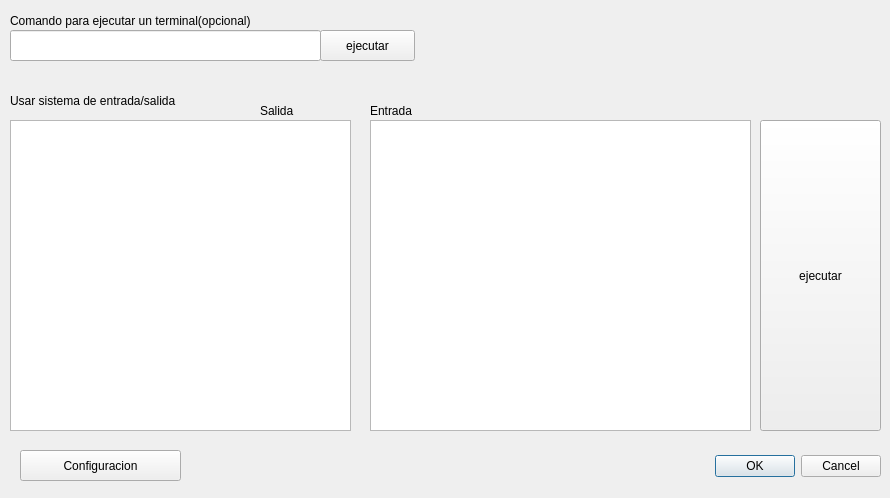
<?xml version="1.0" encoding="UTF-8"?>
<ui version="4.0">
 <class>ejecutor</class>
 <widget class="QDialog" name="ejecutor">
  <property name="geometry">
   <rect>
    <x>0</x>
    <y>0</y>
    <width>890</width>
    <height>498</height>
   </rect>
  </property>
  <property name="focusPolicy">
   <enum>Qt::NoFocus</enum>
  </property>
  <property name="windowTitle">
   <string>Ejecutar archivo</string>
  </property>
  <widget class="QDialogButtonBox" name="buttonBox">
   <property name="geometry">
    <rect>
     <x>690</x>
     <y>450</y>
     <width>191</width>
     <height>32</height>
    </rect>
   </property>
   <property name="orientation">
    <enum>Qt::Horizontal</enum>
   </property>
   <property name="standardButtons">
    <set>QDialogButtonBox::Cancel|QDialogButtonBox::Ok</set>
   </property>
  </widget>
  <widget class="QLineEdit" name="lineEdit">
   <property name="geometry">
    <rect>
     <x>10</x>
     <y>30</y>
     <width>311</width>
     <height>31</height>
    </rect>
   </property>
  </widget>
  <widget class="QLabel" name="label">
   <property name="geometry">
    <rect>
     <x>10</x>
     <y>10</y>
     <width>301</width>
     <height>21</height>
    </rect>
   </property>
   <property name="text">
    <string>Comando para ejecutar un terminal(opcional)</string>
   </property>
  </widget>
  <widget class="QPushButton" name="pushButton">
   <property name="geometry">
    <rect>
     <x>320</x>
     <y>30</y>
     <width>95</width>
     <height>31</height>
    </rect>
   </property>
   <property name="text">
    <string>ejecutar</string>
   </property>
  </widget>
  <widget class="QLabel" name="label_2">
   <property name="geometry">
    <rect>
     <x>10</x>
     <y>90</y>
     <width>211</width>
     <height>21</height>
    </rect>
   </property>
   <property name="text">
    <string>Usar sistema de entrada/salida</string>
   </property>
  </widget>
  <widget class="QTextEdit" name="textEdit">
   <property name="geometry">
    <rect>
     <x>10</x>
     <y>120</y>
     <width>341</width>
     <height>311</height>
    </rect>
   </property>
  </widget>
  <widget class="QLabel" name="label_3">
   <property name="geometry">
    <rect>
     <x>260</x>
     <y>100</y>
     <width>51</width>
     <height>21</height>
    </rect>
   </property>
   <property name="text">
    <string>Salida</string>
   </property>
  </widget>
  <widget class="QPlainTextEdit" name="plainTextEdit">
   <property name="geometry">
    <rect>
     <x>370</x>
     <y>120</y>
     <width>381</width>
     <height>311</height>
    </rect>
   </property>
  </widget>
  <widget class="QLabel" name="label_4">
   <property name="geometry">
    <rect>
     <x>370</x>
     <y>100</y>
     <width>61</width>
     <height>21</height>
    </rect>
   </property>
   <property name="text">
    <string>Entrada</string>
   </property>
  </widget>
  <widget class="QPushButton" name="pushButton_2">
   <property name="geometry">
    <rect>
     <x>760</x>
     <y>120</y>
     <width>121</width>
     <height>311</height>
    </rect>
   </property>
   <property name="text">
    <string>ejecutar</string>
   </property>
  </widget>
  <widget class="QPushButton" name="pushButton_4">
   <property name="geometry">
    <rect>
     <x>20</x>
     <y>450</y>
     <width>161</width>
     <height>31</height>
    </rect>
   </property>
   <property name="text">
    <string>Configuracion</string>
   </property>
  </widget>
 </widget>
 <resources/>
 <connections>
  <connection>
   <sender>buttonBox</sender>
   <signal>accepted()</signal>
   <receiver>ejecutor</receiver>
   <slot>accept()</slot>
   <hints>
    <hint type="sourcelabel">
     <x>248</x>
     <y>254</y>
    </hint>
    <hint type="destinationlabel">
     <x>157</x>
     <y>274</y>
    </hint>
   </hints>
  </connection>
  <connection>
   <sender>buttonBox</sender>
   <signal>rejected()</signal>
   <receiver>ejecutor</receiver>
   <slot>reject()</slot>
   <hints>
    <hint type="sourcelabel">
     <x>316</x>
     <y>260</y>
    </hint>
    <hint type="destinationlabel">
     <x>286</x>
     <y>274</y>
    </hint>
   </hints>
  </connection>
 </connections>
</ui>
